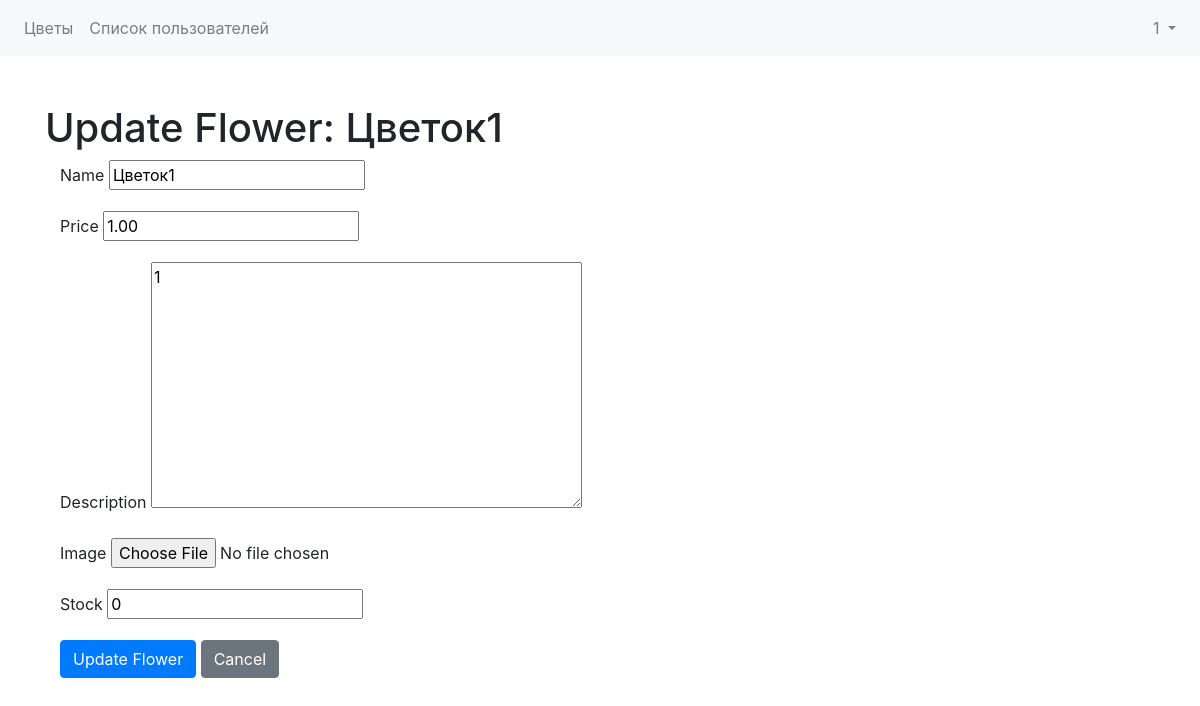
Page /flowers/1/update/ (signed in) on the earlier database version.
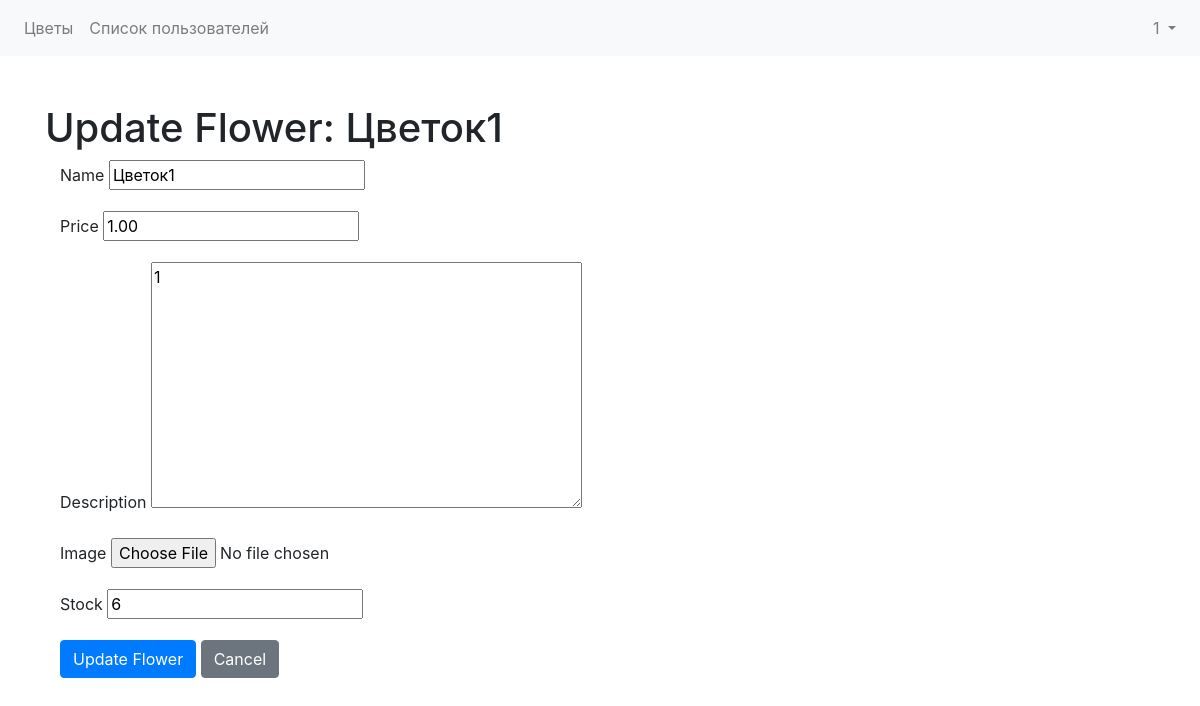
Same page on the later database version.
### flowers/models.py (models this page shows)
class Flower(models.Model):
    name = models.CharField(max_length=100)
    description = models.TextField()
    price = models.DecimalField(max_digits=6, decimal_places=2, blank=True, null=True)
    image = models.ImageField(upload_to='flowers/', blank=True, null=True)
    stock = models.DecimalField(max_digits=6, decimal_places=0, blank=True, null=True, default=0)# Requires Pillow library

### flowers/views.py (the view)
# urls.py: path('<int:pk>/update/', views.FlowerUpdateView.as_view(), name='flower-update'),
class FlowerUpdateView(MyLoginRequiredMixin,UpdateView):
    model = Flower
    fields = ['name', 'description', 'price', 'image', 'stock']
    template_name = 'flowers/flower_update.html'
    success_url = reverse_lazy('flowers:flower-list')

### Templates/flowers/flower_update.html (shortened to what this page needs)
{% extends 'base.html' %}
{% block content %}
    <h1>Update Flower: {{ flower.name }}</h1>
    <div class="container">
        <form method="post" enctype="multipart/form-data" class="flower-form">
            <div class="mb-3">
                <label for="{{ form.name.id_for_label }}" class="form-label">Name</label>
                {{ form.name }}
            </div>
            <div class="mb-3">
                <label for="{{ form.price.id_for_label }}" class="form-label">Price</label>
                {{ form.price }}
            </div>
             <div class="mb-3">
                <label for="{{ form.description.id_for_label }}" class="form-label">Description</label>
                {{ form.description }}
            </div>
            <div class="mb-3">
                <label for="{{ form.image.id_for_label }}" class="form-label">Image</label>
                {{ form.image }}
            </div>
            <div class="mb-3">
                <label for="{{ form.stock.id_for_label }}" class="form-label">Stock</label>
                {{ form.stock }}
            </div>
            <button type="submit" class="btn btn-primary">Update Flower</button>
            <a href="{% url 'flowers:flower-list' %}" class="btn btn-secondary" role="button">Cancel</a>
        </form>
    </div>
{% endblock %}

Differences in the rows shown:
changed Flower "Цветок1": stock "0" → "6"
